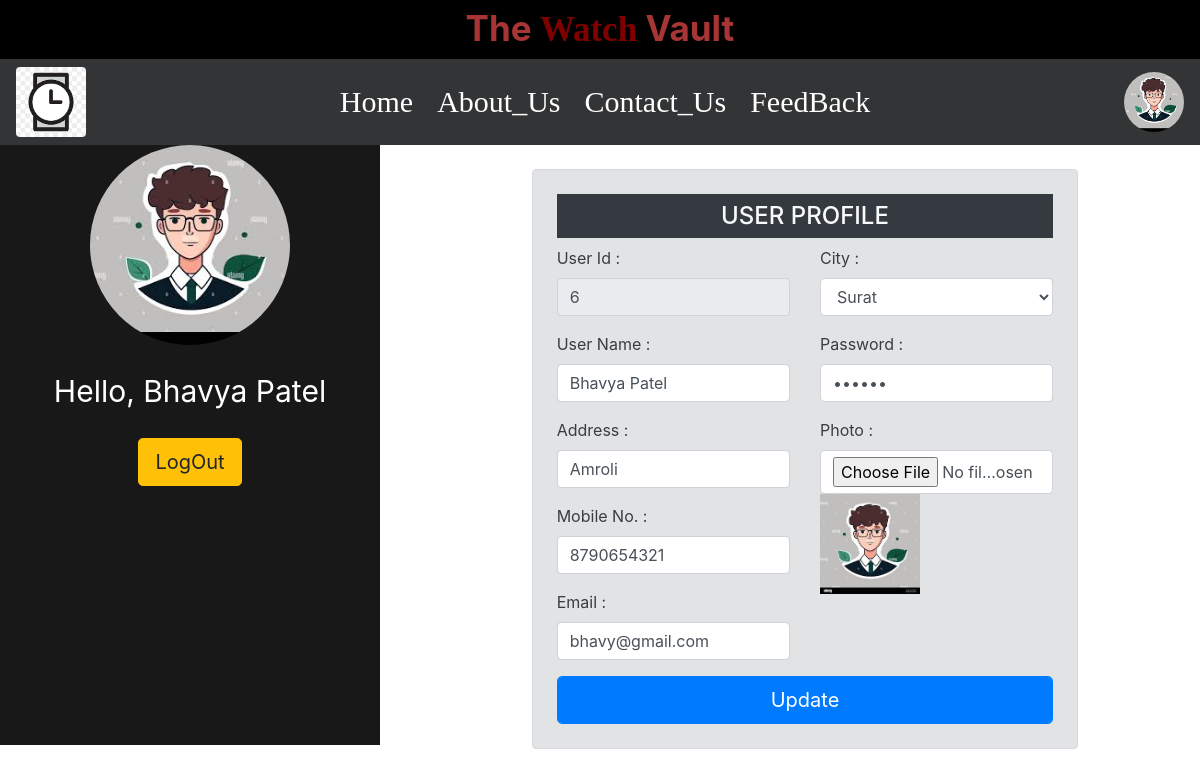
/user_profile.php (signed in), run on the app's committed database.
### tables this page shows
CREATE TABLE `user_details` (
  `user_id` int(11) NOT NULL,
  `user_name` varchar(30) NOT NULL,
  `address` varchar(50) NOT NULL,
  `mobile_no` bigint(10) NOT NULL,
  `email` varchar(30) NOT NULL,
  `password` varchar(30) NOT NULL,
  `city` varchar(30) NOT NULL,
  `photo` varchar(300) NOT NULL
);

### user_profile.php (the view, shortened to what this page needs)
<!DOCTYPE html>
<html lang="en">
<head>
</head>
<body>
    <?php include('user_navbar.php'); ?>
    <div class="row">
        <div class="col-sm-4">
            <div class="sidebar">
                <div class="profile">
                    <a href="profile.php?uid=<?php echo $row[0]; ?>">
                        <img src='upload_img/<?php echo $row[7]; ?>' alt='image' height='200px' width='200px' class='rounded-circle'>
                    </a>
                </div><br>
                <div id="menu">
                    <a>Hello, <?php echo $row['user_name']; ?></a>
                </div><br>
                <div class="logout">
                    <a href="logout.php"><button type="button" onclick="return confirm('You want to LogOut ?')" class="btn btn-lg btn-warning">LogOut</button></a>
                </div>
            </div>
        </div>
        <div class="col-sm-8">
            <?php include('update_user.php'); ?>
        </div>
    </div>
</body>
</html>

### user_navbar.php (shortened to what this page needs)
<?php
include('config.php');
$sql = "select * from user_details where email='{$_SESSION['mail']}'";
$qry = mysqli_query($con, $sql);
$row = mysqli_fetch_array($qry);
?>
<!DOCTYPE html>
<html lang="en">
<head>
</head>
<body>
    <div class="name">
        <p>The <span>Watch</span> Vault</p>
        <div class="navbar">
            <div class="icon">
                <img src="icon/icon.png" alt="icon" height="70px" width="70px" class="rounded">
            </div>
            <div id="menu">
                <a href="user_panel.php">Home</a>
                <a href="about_us.php">About_Us</a>
                <a href="contact_us.php">Contact_Us</a>
                <a href="feedback.php">FeedBack</a>
            </div>
            <div class="profile">
                <a href="user_profile.php?uid=<?php echo $row[0]; ?>">
                    <img src='upload_img/<?php echo $row[7]; ?>' alt='image' height='60px' width='60px' class='rounded-circle'>
                </a>
            </div>
        </div>
    </div>
</body>
</html>

### update_user.php (shortened to what this page needs)
<!DOCTYPE html>
<html lang="en">
<head>
    <link rel="stylesheet" href="bootstrap.min.css">
</head>
<body><br>
    <div class="row">
        <div class="col-sm-2"></div>
        <div class="col-sm-8 alert alert-secondary boredr rounded p-4">
            <form action="#" method="post" name="form" enctype="multipart/form-data" require>
                <h4 class="bg-dark text-light p-2 text-center">USER PROFILE</h4>
                <div class="row">
                    <div class="col-sm-6">
                        <div class="form-group">
                            <label for="uid">User Id : </label>
                            <input type="text" name="uid" id="uid" class="form-control" value="<?php echo $row['user_id']; ?>" disabled>
                        </div>
                        <div class="form-group">
                            <label for="uname">User Name : </label>
                            <input type="text" name="uname" id="uname" class="form-control" value="<?php echo $row['user_name']; ?>">
                        </div>
                        <div class="form-group">
                            <label for="add">Address : </label>
                            <input type="text" name="add" id="add" class="form-control" value="<?php echo $row['address']; ?>">
                        </div>
                        <div class="form-group">
                            <label for="mno">Mobile No. : </label>
                            <input type="number" name="mno" id="mno" class="form-control" value="<?php echo $row['mobile_no']; ?>">
                        </div>
                        <div class="form-group">
                            <label for="email">Email : </label>
                            <input type="email" name="email" id="email" class="form-control" value="<?php echo $row['email']; ?>">
                        </div>
                    </div>
                    <div class="col-sm-6">
                        <div class="form-group">
                            <label for="city">City : </label>
                            <select name="city" id="city" class="form-control">
                                <option value="Surat" <?php if ($row['city'] == 'Surat') {
                                                            echo 'selected';
                                                        } ?>>Surat</option>
                            </select>
                        </div>
                        <div class="form-group">
                            <label for="pwd">Password : </label>
                            <input type="password" name="pwd" id="pwd" class="form-control" value="<?php echo $row['password']; ?>">
                        </div>
                        <div class="form-group">
                            <label for="img">Photo : </label>
                            <input type="file" name="img" class="form-control">
                            <img src="upload_img/<?php echo $row['photo']; ?>" alt="image" height="100px" width="100px">
                        </div>
                    </div>
                </div>
                <input type="submit" name="submit" value="Update" class="btn-lg btn-primary form-control">
            </form>
        </div>
        <div class="col-sm-2"></div>
    </div>
</body>
</html>

### user_profile.php (style rules this page uses)
.profile { display: flex; flex-direction: column; }
.profile a, img { font-size: 20px; margin: auto; color: white; }
.sidebar { height: 600px; background-color: rgb(24, 24, 24); }
#menu, .logout { text-align: center; }

### user_navbar.php (style rules this page uses)
.name p { text-align: center; padding: 2px; color: rgb(168, 53, 53); background-color: rgb(0, 0, 0); font-weight: bold; font-size: 35px; margin: auto; }
.name p span { color: maroon; font-weight: bold; font-family: Cambria, Cochin, Georgia, Times, 'Times New Roman', serif; }
.navbar { display: flex; font-family: Cambria, Cochin, Georgia, Times, 'Times New Roman', serif; background-color: rgb(51, 52, 53); }
.navbar { font-family: Cambria, Cochin, Georgia, Times, 'Times New Roman', serif; color: white; }
#menu a { padding-left: 10px; padding-right: 10px; font-size: 30px; color: white; text-decoration: none; }

### data on the page
user_details: photo (picture), user_name "Bhavya Patel", uid "6", uname "Bhavya Patel", add "Amroli", mno "8790654321", email "bhavy@gmail.com", city "Surat"
